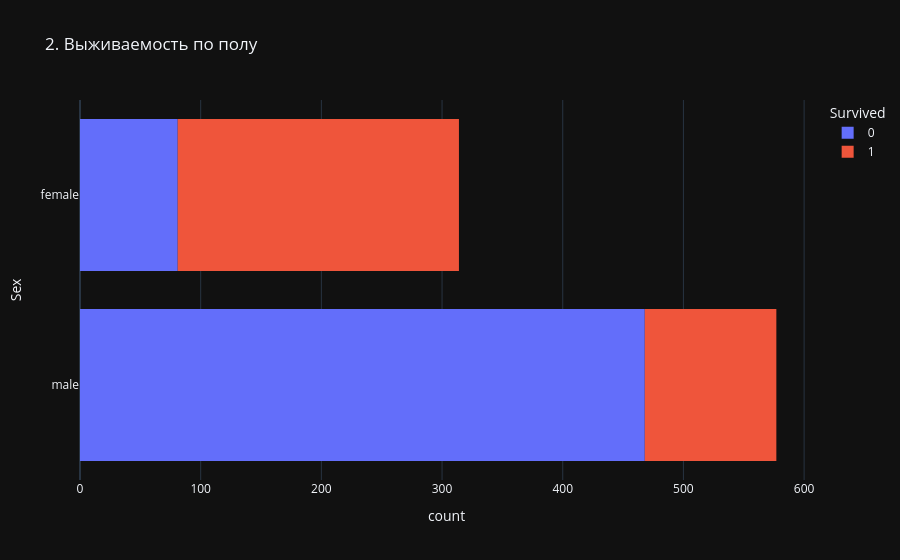

The notebook cell this image was saved under:
### Code cell
fig2 = px.histogram(df_titanic, y='Sex', color='Survived',
                    title='2. Выживаемость по полу')
fig2.show()

### Figure 1 — Plotly figure (JSON) as saved in the notebook; plotly's stock layout.template omitted (floating-point values rounded to 4 significant figures; data arrays with more than 128 entries replaced by an {"elided": "..."} marker saying what was removed)
{"data": [{"bingroup": "y", "hovertemplate": "Survived=0<br>count=%{x}<br>Sex=%{y}<extra></extra>", "legendgroup": "0", "marker": {"color": "#636efa", "pattern": {"shape": ""}}, "name": "0", "orientation": "h", "showlegend": true, "xaxis": "x", "y": {"elided": "549 str values"}, "yaxis": "y", "type": "histogram"}, {"bingroup": "y", "hovertemplate": "Survived=1<br>count=%{x}<br>Sex=%{y}<extra></extra>", "legendgroup": "1", "marker": {"color": "#EF553B", "pattern": {"shape": ""}}, "name": "1", "orientation": "h", "showlegend": true, "xaxis": "x", "y": {"elided": "342 str values"}, "yaxis": "y", "type": "histogram"}], "layout": {"xaxis": {"anchor": "y", "domain": [0.0, 1.0], "title": {"text": "count"}}, "yaxis": {"anchor": "x", "domain": [0.0, 1.0], "title": {"text": "Sex"}}, "legend": {"title": {"text": "Survived"}, "tracegroupgap": 0}, "title": {"text": "2. Выживаемость по полу"}, "barmode": "relative"}}
